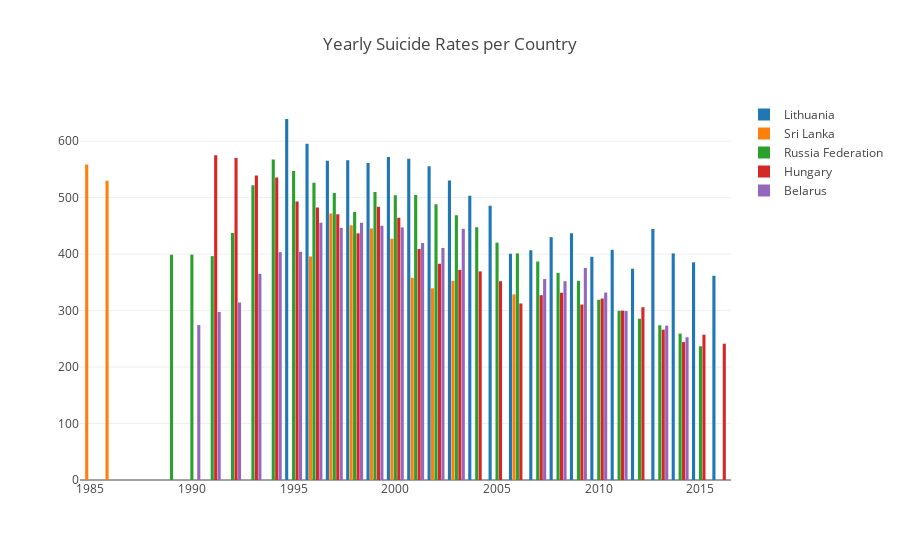

Source (notebook cell):
### Code cell
# The line chart may be too busy let's try a bar 

# Create traces
trace0 = go.Bar(
    x = belarus['year'].values.tolist(),
    y = belarus['suicides/100k pop'].values.tolist(),
    name = 'Belarus'
)

trace1 = go.Bar(
    x = estonia['year'].values.tolist(),
    y = estonia['suicides/100k pop'].values.tolist(),
    name = 'Estonia'
)

trace2 = go.Bar(
    x = hungary['year'].values.tolist(),
    y = hungary['suicides/100k pop'].values.tolist(),
    name = 'Hungary'
)

trace3 = go.Bar(
    x = kazakhstan['year'].values.tolist(),
    y = kazakhstan['suicides/100k pop'].values.tolist(),
    name = 'Kazakhstan'
)

trace4 = go.Bar(
    x = latvia['year'].values.tolist(),
    y = latvia['suicides/100k pop'].values.tolist(),
    name = 'Latvia'
)

trace5 = go.Bar(
    x = lithuania['year'].values.tolist(),
    y = lithuania['suicides/100k pop'].values.tolist(),
    name = 'Lithuania'
)

trace6 = go.Bar(
    x = russia['year'].values.tolist(),
    y = russia['suicides/100k pop'].values.tolist(),
    name = 'Russia Federation'
)

trace7 = go.Bar(
    x = slovenia['year'].values.tolist(),
    y = slovenia['suicides/100k pop'].values.tolist(),
    name = 'Slovenia'
)

trace8 = go.Bar(
    x = sri_lanka['year'].values.tolist(),
    y = sri_lanka['suicides/100k pop'].values.tolist(),
    name = 'Sri Lanka'
)

trace9 = go.Bar(
    x = ukraine['year'].values.tolist(),
    y = ukraine['suicides/100k pop'].values.tolist(),
    name = 'Ukraine'
)


data1 = [trace5, trace8, trace6, trace2, trace0]



layout = go.Layout(
    title='Yearly Suicide Rates per Country',
    barmode='group',
    bargap=0.15,
    bargroupgap=0.1
)

fig = go.Figure(data=data1, layout=layout)
plotly.offline.iplot(fig, filename='btest.html')

plotly.offline.plot(fig, filename='btest.html')






# array(['Belarus', 'Estonia', 'Hungary', 'Kazakhstan', 'Latvia',
#        'Lithuania', 'Russian Federation', 'Slovenia', 'Sri Lanka',
#        'Ukraine'], dtype=object)


# #py.iplot(data1, filename='line-mode')

# plotly.offline.iplot(data1, filename='btest.html')

# plotly.offline.plot(data1, filename='btest.html')

### Figure 1 — Plotly figure (JSON) as saved in the notebook; plotly's stock layout.template omitted (floating-point values rounded to 4 significant figures)
{"data": [{"name": "Lithuania", "type": "bar", "uid": "adc3f0ce-ede0-4d98-b77e-4bc94a8249ca", "x": [1995, 1996, 1997, 1998, 1999, 2000, 2001, 2002, 2003, 2004, 2005, 2006, 2007, 2008, 2009, 2010, 2011, 2012, 2013, 2014, 2015, 2016], "y": [639.3, 595.6, 565.4, 566.4, 561.5, 571.8, 569.0, 555.6, 530.5, 503.4, 485.8, 400.6, 406.8, 430.1, 437.1, 395.2, 407.7, 374.1, 444.6, 401.3, 385.5, 361.7]}, {"name": "Sri Lanka", "type": "bar", "uid": "acae9523-803a-4d3a-b1ff-57129ce2b8a2", "x": [1985, 1986, 1996, 1997, 1998, 1999, 2000, 2001, 2002, 2003, 2006], "y": [558.7, 529.8, 395.7, 472.1, 451.2, 445.2, 427.3, 358.1, 339.4, 352.8, 328.7]}, {"name": "Russia Federation", "type": "bar", "uid": "6fe7463e-d889-4b0f-a615-9542049fc766", "x": [1989, 1990, 1991, 1992, 1993, 1994, 1995, 1996, 1997, 1998, 1999, 2000, 2001, 2002, 2003, 2004, 2005, 2006, 2007, 2008, 2009, 2010, 2011, 2012, 2013, 2014, 2015], "y": [398.8, 399.2, 396.4, 437.5, 522.1, 567.6, 547.4, 526.3, 508.1, 474.7, 510.1, 504.5, 504.7, 488.5, 468.9, 447.6, 420.3, 401.3, 387.0, 366.8, 352.8, 319.2, 299.7, 285.5, 274.0, 259.2, 236.9]}, {"name": "Hungary", "type": "bar", "uid": "8dc5a751-6690-4bdd-a224-d08846ea698f", "x": [1991, 1992, 1993, 1994, 1995, 1996, 1997, 1998, 1999, 2000, 2001, 2002, 2003, 2004, 2005, 2006, 2007, 2008, 2009, 2010, 2011, 2012, 2013, 2014, 2015, 2016], "y": [575.0, 570.3, 539.3, 535.8, 493.4, 482.7, 470.4, 436.8, 483.9, 464.6, 409.0, 382.7, 372.0, 369.5, 352.0, 312.7, 327.3, 331.7, 310.7, 321.3, 299.9, 306.0, 266.2, 244.3, 257.3, 241.3]}, {"name": "Belarus", "type": "bar", "uid": "02a1e772-3fd1-4b1e-a5f0-6ae283543684", "x": [1990, 1991, 1992, 1993, 1994, 1995, 1996, 1997, 1998, 1999, 2000, 2001, 2002, 2003, 2007, 2008, 2009, 2010, 2011, 2013, 2014], "y": [274.4, 297.6, 314.2, 365.1, 403.6, 404.0, 455.7, 446.5, 455.6, 450.4, 447.3, 419.7, 411.0, 444.9, 355.9, 352.2, 375.5, 332.0, 299.4, 273.3, 252.9]}], "layout": {"bargap": 0.15, "bargroupgap": 0.1, "barmode": "group", "title": {"text": "Yearly Suicide Rates per Country"}}}
